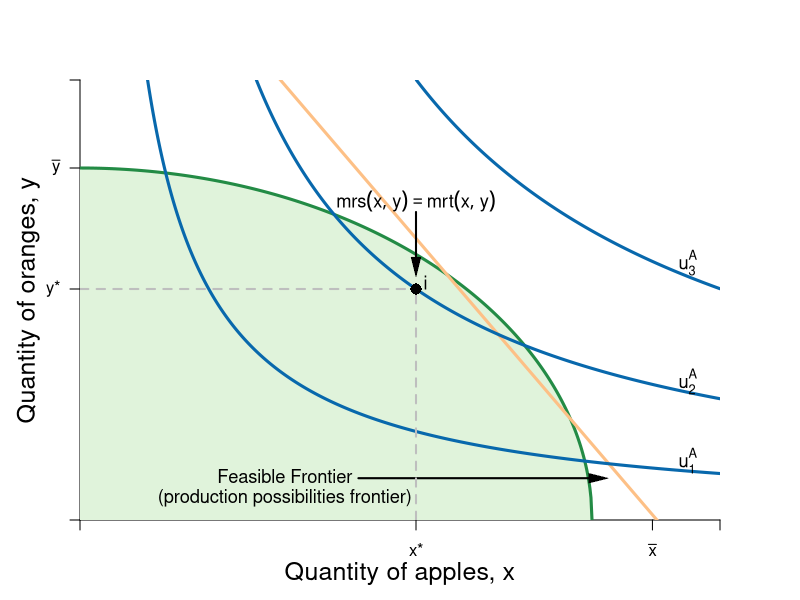

R code for this plot:
#Graph Designer: Simon Halliday
#Authors: Bowles, Foley and Halliday
#Title: Coordination, Conflict and Competition: A Text in Microeconomics

require(shape)
pdf(file = "bfh-textbook/indmarketdemand/ppf_dos.pdf", width = 8, height = 8)

#Set parameters for graphics
axislabelsize <- 1.5
labelsize <- 1.1
graphlinewidth <- 3
segmentlinewidth <- 2

COL <- c("#7fc97f", "#beaed4", "#fdc086", "#ffff99", "#386cb0", "#f0027f", "#bf5b17", "#666666")
COLA <- c("#e0f3db", "#99d8c9","#66c2a4","#41ae76", "#238b45", "#005824")
COLB <- c("#4eb3d3", "#2b8cbe", "#0868ac","#084081")

#Edited the margins to cater for the larger LHS labels
par(mar =  c(4, 4, 4, 4))

#Change this to make it log of l 

# ppf <- function(l, k = 0.5) {
#   k * (1/l)
# }

ppf <- function(x, k = 0.1, maxy = 8, alpha = 2) {
  maxy - k*x^alpha 
}

ppf2 <- function(x, yint = 80){
  sqrt(yint - (x)^2)
}

uFn <- function(x, y, alpha = 0.5){
  (x^alpha)*(y^(1-alpha))
}

bcA <- function(x, w = 8, p = 2) {
  w - p*x
}


xlims <- c(0, 10)
ylims <- c(0, 10)

npts <- 501 
x <- seq(xlims[1], xlims[2], length.out = npts)
y <- seq(ylims[1], ylims[2], length.out = npts) 
a <- c(3.25, 5.25, 7.25)

plot(0, 0, xlim = xlims, ylim = ylims, type = "n",
     xlab = expression(paste("")),
     ylab = expression(paste("")), 
     xaxt = "n", 
     yaxt = "n", 
     cex.lab = axislabelsize, 
     bty = "n", 
     xaxs="i", 
     yaxs="i"
)


# ticksy <- seq(from = 0, to = ylims[2], by = 1)
# ylabels <- seq(from = 0, to = ylims[2], by = 1)
# ticksx <- seq(from = 0, to = xlims[2], by = 1)
# xlabels <- seq(from = 0, to = xlims[2], by = 1)
ticksy <- c(ylims[1], 5.25, 8, ylims[2])
ylabels <- c(NA, expression(paste(y,"*")), expression(paste(bar(y))), NA)
ticksx <- c(xlims[1], 5.25, 8.944272, xlims[2])
xlabels <- c(NA, expression(paste(x,"*")), expression(paste(bar(x))), NA)

axis(1, at = ticksx, pos = 0, labels = xlabels)
axis(2, at = ticksy, pos = 0, labels = ylabels, las = 1)

npts <- 500 
xx1 <- seq(xlims[1], xlims[2], length.out = npts)
xx2 <- seq(0, 8, length.out = npts)
xx3 <- seq(xlims[1], 0, length.out = npts)
xx4 <- seq(-11, 0, length.out = npts)

#Draw the polygon for shading the feasible set
# xpoly1 <- seq(from = xlims[1], to = xlims[2], length.out = 500)
# ypoly1 <- ppf(xpoly1, k = 0.1, maxy = 8, alpha = 2)
# polygon(x = c(xpoly1, rev(xpoly1[1])), y = c(ypoly1, rev(ypoly1)[1]), col=COLA[1], density=NULL, border = NA)

xpoly1 <- seq(from = xlims[1], to = 8, length.out = 500)
ypoly1 <- ppf2(xpoly1, yint = 64)
polygon(x = c(xpoly1, rev(xpoly1[1])), y = c(ypoly1, rev(ypoly1)[1]), col=COLA[1], density=NULL, border = NA)


#Draw the graphs
#lines(xx1, ppf(xx1, k = 0.1, maxy = 8, alpha = 2), col = COLA[5], lwd = graphlinewidth)
lines(xx2, ppf2(xx2, yint = 64), col = COLA[5], lwd = graphlinewidth)
lines(xx1, bcA(xx1, w = 15.325, p = 1.7), col = COL[3], lwd = graphlinewidth)
#lines(xx2, fishProd(xx2, k = 2), col = COLB[3], lwd = graphlinewidth)
#lines(xx3, feasibleLabor(xx3, time = 10), col = COL[3], lwd = graphlinewidth)
#lines(xx4, manufactureProd(xx4, k = 0.1, alpha = 2), col = COLB[4], lwd = graphlinewidth)

#Label the feasible frontier
text(3.2, 1, expression("Feasible Frontier"), cex = labelsize)
text(3.2, 0.5, expression("(production possibilities frontier)"), cex = labelsize)
Arrows(4.35, 0.95, 8.1, 0.95, col = "black", lty = 1, lwd = 2, arr.type = "triangle", arr.lwd = 0.5)

contour(x, y, 
        outer(x, y, uFn),
        drawlabels = FALSE,
        col = COLB[3],
        lwd = graphlinewidth,
        levels = a, 
        xaxs="i", 
        yaxs="i", 
        add = TRUE)

#Axis labels
mtext(expression(paste("Quantity of apples, ", x)), side = 1, line = 2.5, cex = axislabelsize)
text(-0.8, 5, expression(paste("Quantity of oranges, ", y)), xpd = TRUE, cex = axislabelsize, srt = 90) 

#Annotate max u point on feasibility frontier
text(5.4, 5.4, expression(paste(i)), cex = labelsize)
segments(0, 5.25, 5.25, 5.25, lty = 2, col = "gray", lwd = segmentlinewidth)
segments(5.25, 0, 5.25, 5.25, lty = 2, col = "gray", lwd = segmentlinewidth)
points(5.25, 5.25, pch = 16, col = "black", cex = 1.5)

#Add mrs = mrt at i
text(5.25, 7.25, expression(paste(mrs(x,y) == mrt(x,y))), cex = labelsize)
Arrows(5.25, 7, 5.25, 5.75, col = "black", lty = 1, lwd = 2, arr.type = "triangle", arr.lwd = 0.5)

#Label the indifference curves
text(9.5, 1.35, expression(u[1]^A), cex = labelsize)
text(9.5, 3.15, expression(u[2]^A), cex = labelsize)
text(9.5, 5.85, expression(u[3]^A), cex = labelsize)

dev.off()
